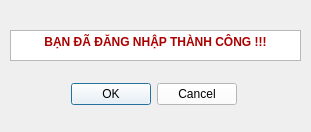
<?xml version="1.0" encoding="UTF-8"?>
<ui version="4.0">
 <class>check_login</class>
 <widget class="QDialog" name="check_login">
  <property name="geometry">
   <rect>
    <x>0</x>
    <y>0</y>
    <width>311</width>
    <height>132</height>
   </rect>
  </property>
  <property name="windowTitle">
   <string>Dialog</string>
  </property>
  <widget class="QDialogButtonBox" name="exit_button">
   <property name="geometry">
    <rect>
     <x>70</x>
     <y>80</y>
     <width>167</width>
     <height>29</height>
    </rect>
   </property>
   <property name="styleSheet">
    <string notr="true">color: rgb(0, 0, 0);
background-color: rgb(255, 255, 255);
font: 700 9pt &quot;Segoe UI&quot;;</string>
   </property>
   <property name="orientation">
    <enum>Qt::Horizontal</enum>
   </property>
   <property name="standardButtons">
    <set>QDialogButtonBox::Cancel|QDialogButtonBox::Ok</set>
   </property>
  </widget>
  <widget class="QTextBrowser" name="textBrowser">
   <property name="geometry">
    <rect>
     <x>10</x>
     <y>30</y>
     <width>291</width>
     <height>31</height>
    </rect>
   </property>
   <property name="styleSheet">
    <string notr="true">color: rgb(170, 0, 0);
font: 700 9pt &quot;Segoe UI&quot;;</string>
   </property>
   <property name="html">
    <string>&lt;!DOCTYPE HTML PUBLIC &quot;-//W3C//DTD HTML 4.0//EN&quot; &quot;http://www.w3.org/TR/REC-html40/strict.dtd&quot;&gt;
&lt;html&gt;&lt;head&gt;&lt;meta name=&quot;qrichtext&quot; content=&quot;1&quot; /&gt;&lt;meta charset=&quot;utf-8&quot; /&gt;&lt;style type=&quot;text/css&quot;&gt;
p, li { white-space: pre-wrap; }
hr { height: 1px; border-width: 0; }
li.unchecked::marker { content: &quot;\2610&quot;; }
li.checked::marker { content: &quot;\2612&quot;; }
&lt;/style&gt;&lt;/head&gt;&lt;body style=&quot; font-family:'Segoe UI'; font-size:9pt; font-weight:700; font-style:normal;&quot;&gt;
&lt;p align=&quot;center&quot; style=&quot; margin-top:0px; margin-bottom:0px; margin-left:0px; margin-right:0px; -qt-block-indent:0; text-indent:0px;&quot;&gt;BẠN ĐÃ ĐĂNG NHẬP THÀNH CÔNG !!!&lt;/p&gt;&lt;/body&gt;&lt;/html&gt;</string>
   </property>
  </widget>
 </widget>
 <resources/>
 <connections>
  <connection>
   <sender>exit_button</sender>
   <signal>accepted()</signal>
   <receiver>check_login</receiver>
   <slot>accept()</slot>
   <hints>
    <hint type="sourcelabel">
     <x>248</x>
     <y>254</y>
    </hint>
    <hint type="destinationlabel">
     <x>157</x>
     <y>274</y>
    </hint>
   </hints>
  </connection>
  <connection>
   <sender>exit_button</sender>
   <signal>rejected()</signal>
   <receiver>check_login</receiver>
   <slot>reject()</slot>
   <hints>
    <hint type="sourcelabel">
     <x>316</x>
     <y>260</y>
    </hint>
    <hint type="destinationlabel">
     <x>286</x>
     <y>274</y>
    </hint>
   </hints>
  </connection>
 </connections>
</ui>
